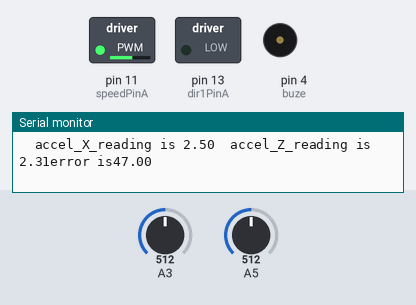
Recording of a sketch running on a simulated Arduino Uno, built with avr-gcc and run on an emulated ATmega328P. Shown: switched loads named in the sketch (green lamp = pin HIGH), buzzer (waves = sounding, pin HIGH), the last lines printed to the serial monitor. The test bench sets the inputs (shaded band); at power-on: A5 = 512, A3 = 512.

Above: at 1.2 s.
1.3 s: A5 set to 379
At 2.6 s:
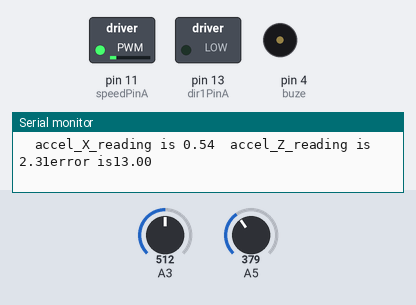
2.9 s: A5 set to 362
At 3.7 s:
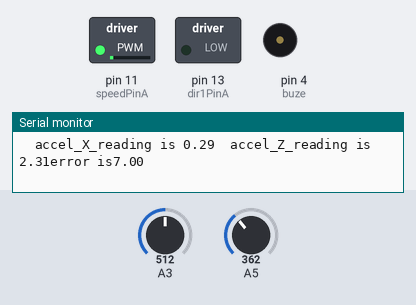
4.5 s: A3 set to 306
At 4.9 s:
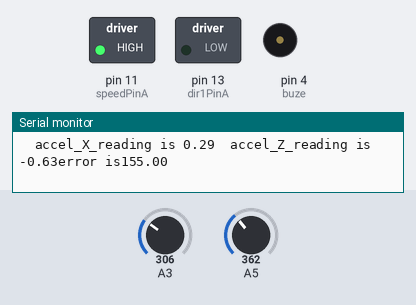
6.0 s: A5 set to 333
At 7.3 s:
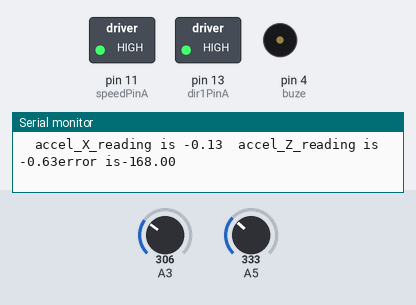
7.6 s: A3 set to 511
At 8.9 s:
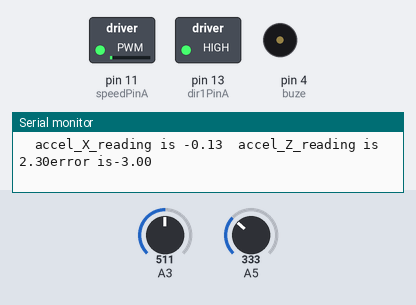
9.2 s: A5 set to 245
At 10.6 s:
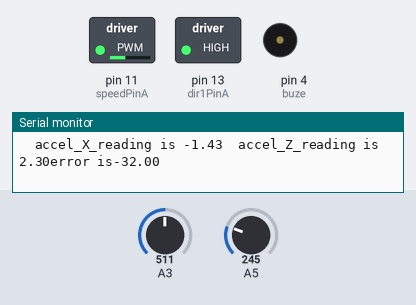
Timing chart, 0 to 11.8 s (numbered marks = the images above; inputs shaded):
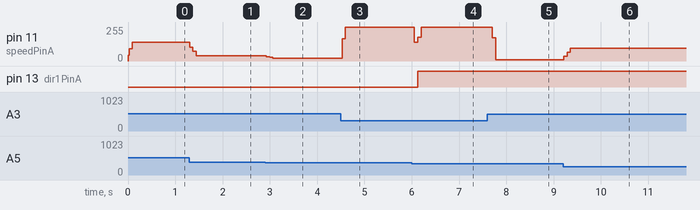

The sketch:

ThreeStack.ino
```cpp
int dir1PinA = 13;
int speedPinA = 11;
int buze = 4;
double AcX, AcY, AcZ;
double error1;
double e1 = 0;
double e2 = 0;
double e3 = 0;
double error_average;
int current_angle = 0;
int target_angle = 0;
int Kp = 3;

void motorControl(int pwm1, int dir1){
  int p1;
  if (pwm1 >= 255) {p1 = 255;}
  else {p1 = pwm1;}
  if (dir1 == 1){
    digitalWrite(dir1PinA, LOW);
    analogWrite(speedPinA,p1);
    }
  if (dir1 == 2){
    digitalWrite(dir1PinA, HIGH);
    analogWrite(speedPinA, p1);
    }
}

void setup() {

  // put your setup code here, to run once:
  Serial.begin(9600);
  pinMode(dir1PinA, OUTPUT);
  pinMode(speedPinA, OUTPUT);
  pinMode(buze, OUTPUT);
}

void loop() {
  AcX = (analogRead(A5)-342)/68.0;
  AcZ = (analogRead(A3)-350)/70.0;
  error1 = round(atan2(AcX, AcZ)/3.14*180);
  e1 = e2;
  e2 = e3;
  e3 = error1;
  error_average = (e1 + e2 + e3)/3;
  current_angle = error_average;
  int error = current_angle - target_angle;
  if (error > 0) {
    motorControl(Kp * error, 1);
  } else {
    motorControl(- Kp * error, 2);
  }


  Serial.print("  accel_X_reading is ");Serial.print(AcX);
  Serial.print("  accel_Z_reading is ");Serial.print(AcZ);
  Serial.print("error is");Serial.println(error_average);
  digitalWrite(buze, LOW);
  // put your main code here, to run repeatedly:
  delay(20);

}
```

Measured:
- the behaviour switches between 342 and 341 on A5 (found by bisection; images 3 and 4)
- after the input at 1.3 s, pin 11 (speedPinA): 141/255 → 105/255 at once, → 72/255 0.07 s later, → 39/255 0.07 s later
- after the input at 2.9 s, pin 11 (speedPinA): 39/255 → 33/255 at once, → 27/255 0.07 s later, → 21/255 0.07 s later
- after the input at 4.5 s, pin 11 (speedPinA): 21/255 → 168/255 at once, → 255/255 0.07 s later
- after the input at 6.0 s, pin 11 (speedPinA): 255/255 → 141/255 after 0.06 s, → 180/255 0.07 s later, → 255/255 0.07 s later; pin 13 (dir1PinA): LOW → HIGH after 0.13 s
- after the input at 7.6 s, pin 11 (speedPinA): 255/255 → 174/255 after 0.10 s, → 9/255 0.07 s later
- after the input at 9.2 s, pin 11 (speedPinA): 9/255 → 36/255 at once, → 66/255 0.07 s later, → 96/255 0.07 s later
